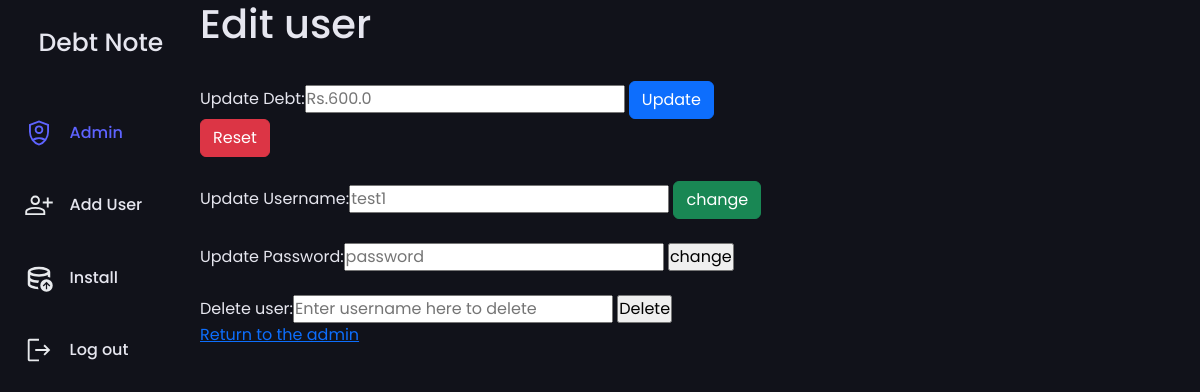
Page /admin/edituser/2 (signed in) on the earlier database version.
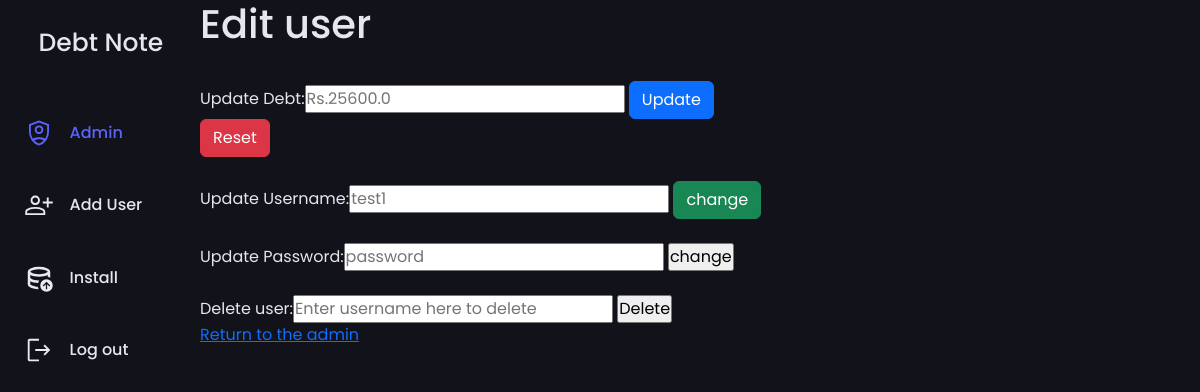
Same page on the later database version.
### DebtNote.py (models this page shows)
class User(db.Model):
    id = db.Column(db.Integer,Sequence('user_id-seq',start=0) ,primary_key=True)
    user = db.Column(db.String(50), unique = True, nullable = False)
    password = db.Column(db.CHAR(100), unique = True, nullable = False)
    user_level = db.Column(db.Integer, nullable = False)
    debt = db.Column(db.Float, nullable = False)
    flag = db.Column(db.Integer)
    created_at = db.Column(db.DateTime, default=datetime.now(pytz.utc).astimezone(tzone))
    updated_at = db.Column(db.DateTime, onupdate=datetime.now(pytz.utc).astimezone(tzone))

### DebtNote.py (the view, shortened to what this page needs)
@app.route('/admin/edituser/<int:id>',methods =["POST","GET"])
def edituser(id):
    if session['user_level'] is None or session["user_level"] != 1:
        abort(401)
    if id == 1:
        abort(404)
    datas =User.query.filter_by(id=id).first()
    if datas is None:
        flash("No user Found", category= "info")
        return redirect(url_for("admin"))
    return render_template("edituser.html",datas=datas)

### templates/edituser.html (shortened to what this page needs)
{% extends "base.html" %}
{% block content %}
<h1>Edit user</h1>
<div class="form edit debt">
        <div class="update debt">
            <form action="" method="post">
                <input type="hidden" name="action" value="update_debt"></in ><br>
                <label class="col-form-label">Update Debt:</label><input type="text" name="debt" placeholder="Rs.{{datas.debt}}" autofocus="">
                <input type="submit" value="Update" class="btn btn-primary">
            </form>
        </div>
        <div class="debt reset">
            <form  method="post">
                <input type="submit" value="Reset" class="btn btn-danger">
            </form>
        </div>
        </div>
<div class="form edit username">
    <form  method="post">
        <input type="hidden" name="action" value="update_user"></input><br>
        <label >Update Username:</label><input type="text" name="name" placeholder="{{datas.user}}">
        <input type="submit" value="change" class="btn btn-success">
    </form>
</div>
<div class="form edit password">
    <form action="" method="post">
        <input type="hidden" name="action" value="update_password"></input><br>
        <label >Update Password:</label><input type="text" name="password" placeholder="password" required>
        <input type="submit" value="change">
    </form>
</div>
<div class="form delete user">
    <form action="" method="post">
        <input type="hidden" name="action" value="delete_user"></input><br>
        <label >Delete user:</label><input type="text" name="delete" placeholder="Enter username here to delete ">
        <input type="submit" value="Delete">
    </form>
</div>
<a href="{{ url_for('admin')}}">Return to the admin</a>
{% endblock %}

Differences in the rows shown:
changed User "test1": debt "Rs.600.0" → "Rs.25600.0"
